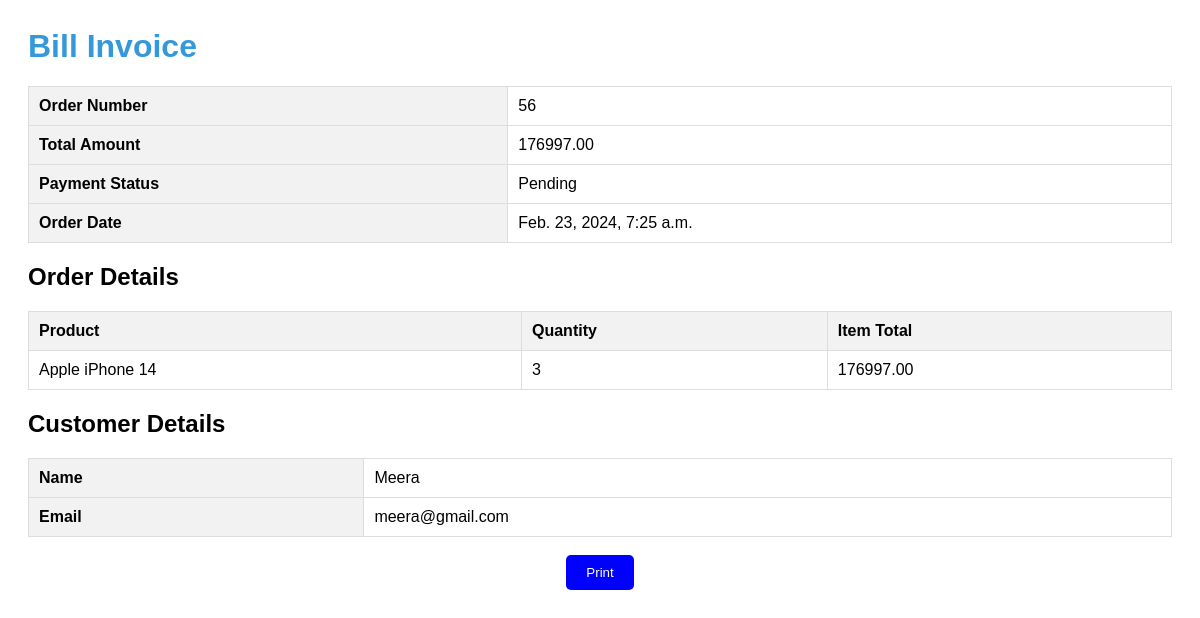
Page /bill_invoice/ (signed in) on the earlier database version.
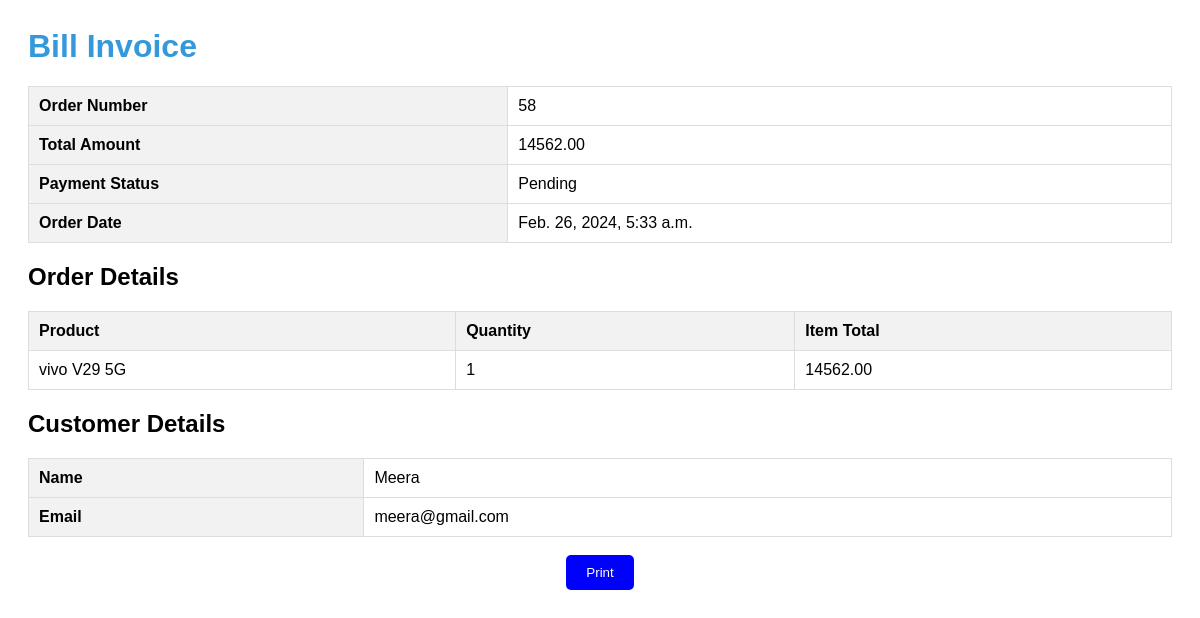
Same page on the later database version.
### app/models.py (models this page shows, shortened)
class Order(models.Model):
    user = models.ForeignKey(User, on_delete=models.CASCADE)
    products = models.ManyToManyField(Product, through='OrderItem')
    total_amount = models.DecimalField(max_digits=10, decimal_places=2)
    payment_id = models.CharField(max_length=100, null=True, blank=True)
    payment_status = models.BooleanField(default=False)
    created_at = models.DateTimeField(auto_now_add=True)

class OrderItem(models.Model):
    order = models.ForeignKey(Order, on_delete=models.CASCADE)
    product = models.ForeignKey(Product, on_delete=models.CASCADE)
    quantity = models.PositiveIntegerField(default=1)
    item_total = models.DecimalField(max_digits=10, decimal_places=2)

class Product(models.Model):
    owner_id = models.ForeignKey(User, on_delete=models.CASCADE, null=True)
    total_quantity = models.IntegerField(null=True)
    Availability = models.IntegerField(null=True)
    featured_image = models.ImageField(upload_to='featured_image', null=True)
    product_name = models.CharField(max_length=100)
    price = models.IntegerField(null=True)
    Discount = models.IntegerField(null=True)
    Product_information = RichTextField(null=True)
    model_Name = models.CharField(max_length=100)
    Categories = models.ForeignKey(Category,on_delete=models.CASCADE)
    Description = RichTextField(null=True)
    is_authenticated = models.BooleanField(default=True)
    def __str__(self):
        return self.product_name

class User(AbstractUser):
    userRole = models.CharField(max_length=3, null=True)

### E_Commerce/views.py (the view)
# urls.py: path('bill_invoice/',views.bill_invoice, name='bill_invoice'),
def bill_invoice(request):
    orders = Order.objects.filter(user=request.user)
    order = orders.latest('created_at') if orders.exists() else None
    return render(request, 'Main/bill_invoice.html', {'order': order})

### templates/Main/bill_invoice.html (shortened to what this page needs)
{% load static %}
{% block content %}
<!DOCTYPE html>
<html lang="en">
<head>
</head>
<body>
    <h1>Bill Invoice</h1>
    {% if order %}
        <table>
            <tr>
                <th>Order Number</th>
                <td>{{ order.id }}</td>
            </tr>
            <tr>
                <th>Total Amount</th>
                <td>{{ order.total_amount }}</td>
            </tr>
            <tr>
                <th>Payment Status</th>
                <td>{% if order.payment_status %}Paid{% else %}Pending{% endif %}</td>
            </tr>
            <tr>
                <th>Order Date</th>
                <td>{{ order.created_at }}</td>
            </tr>
        </table>
        <h2>Order Details</h2>
        <table>
            <tr>
                <th>Product</th>
                <th>Quantity</th>
                <th>Item Total</th>
            </tr>
            {% for item in order.orderitem_set.all %}
                <tr>
                    <td>{{ item.product }}</td>
                    <td>{{ item.quantity }}</td>
                    <td>{{ item.item_total }}</td>
                </tr>
            {% endfor %}
        </table>
        <h2>Customer Details</h2>
        <table>
            <tr>
                <th>Name</th>
                <td>{{ order.user.username }}</td>
            </tr>
            <tr>
                <th>Email</th>
                <td>{{ order.user.email }}</td>
            </tr>
        </table>
    {% else %}
        <p>No order details found.</p>
    {% endif %}
    <br><center><button onclick="window.print()">Print</button></center>
</body>
</html>
{% endblock %}

### templates/Main/bill_invoice.html (style rules this page uses)
body { font-family: 'Arial', sans-serif; padding: 20px; }
h1 { color: #3498db; }
table { width: 100%; border-collapse: collapse; margin-top: 20px; }
th, td { border: 1px solid #ddd; padding: 10px; text-align: left; }
th { background-color: #f2f2f2; }
button { background-color: blue; color: white; padding: 10px 20px; border: none; border-radius: 5px; cursor: pointer; }

Differences in the rows shown:
no longer on this page (row unchanged): Order: id "56", total_amount "176997.00", created_at "Feb. 23, 2024, 7:25 a.m.", user.username "Meera", user.email "meera@gmail.com"
no longer on this page (row unchanged): OrderItem: product "Apple iPhone 14", quantity "3", item_total "176997.00"
added Order: id "58", total_amount "14562.00", created_at "Feb. 26, 2024, 5:33 a.m.", user.username "Meera", user.email "meera@gmail.com"
added OrderItem: product "vivo V29 5G", quantity "1", item_total "14562.00"
